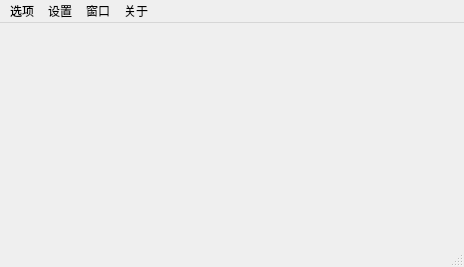
<?xml version="1.0" encoding="UTF-8"?>
<ui version="4.0">
 <class>mainWindow</class>
 <widget class="QMainWindow" name="mainWindow">
  <property name="geometry">
   <rect>
    <x>0</x>
    <y>0</y>
    <width>464</width>
    <height>267</height>
   </rect>
  </property>
  <property name="windowTitle">
   <string>MainWindow</string>
  </property>
  <widget class="QWidget" name="centralwidget"/>
  <widget class="QMenuBar" name="menubar">
   <property name="geometry">
    <rect>
     <x>0</x>
     <y>0</y>
     <width>464</width>
     <height>23</height>
    </rect>
   </property>
   <widget class="QMenu" name="menu">
    <property name="title">
     <string>选项</string>
    </property>
    <addaction name="action_2"/>
    <addaction name="action_4"/>
    <addaction name="separator"/>
    <addaction name="action"/>
    <addaction name="separator"/>
    <addaction name="action_6"/>
   </widget>
   <widget class="QMenu" name="menu_2">
    <property name="title">
     <string>设置</string>
    </property>
    <addaction name="action_7"/>
    <addaction name="action_8"/>
   </widget>
   <widget class="QMenu" name="menu_3">
    <property name="title">
     <string>窗口</string>
    </property>
   </widget>
   <widget class="QMenu" name="menu_4">
    <property name="title">
     <string>关于</string>
    </property>
   </widget>
   <addaction name="menu"/>
   <addaction name="menu_2"/>
   <addaction name="menu_3"/>
   <addaction name="menu_4"/>
  </widget>
  <widget class="QStatusBar" name="statusbar"/>
  <action name="action_2">
   <property name="text">
    <string>绩效条目配置</string>
   </property>
  </action>
  <action name="action_4">
   <property name="text">
    <string>汇总模板配置</string>
   </property>
  </action>
  <action name="action_6">
   <property name="text">
    <string>导出</string>
   </property>
  </action>
  <action name="action_7">
   <property name="text">
    <string>文件路径</string>
   </property>
  </action>
  <action name="action_8">
   <property name="text">
    <string>替换标签</string>
   </property>
  </action>
  <action name="action_9">
   <property name="checkable">
    <bool>true</bool>
   </property>
   <property name="text">
    <string>岗位绩效模板</string>
   </property>
  </action>
  <action name="action_10">
   <property name="checkable">
    <bool>true</bool>
   </property>
   <property name="text">
    <string>汇总模板</string>
   </property>
  </action>
  <action name="action">
   <property name="text">
    <string>岗位绩效模板</string>
   </property>
  </action>
 </widget>
 <resources/>
 <connections/>
</ui>
